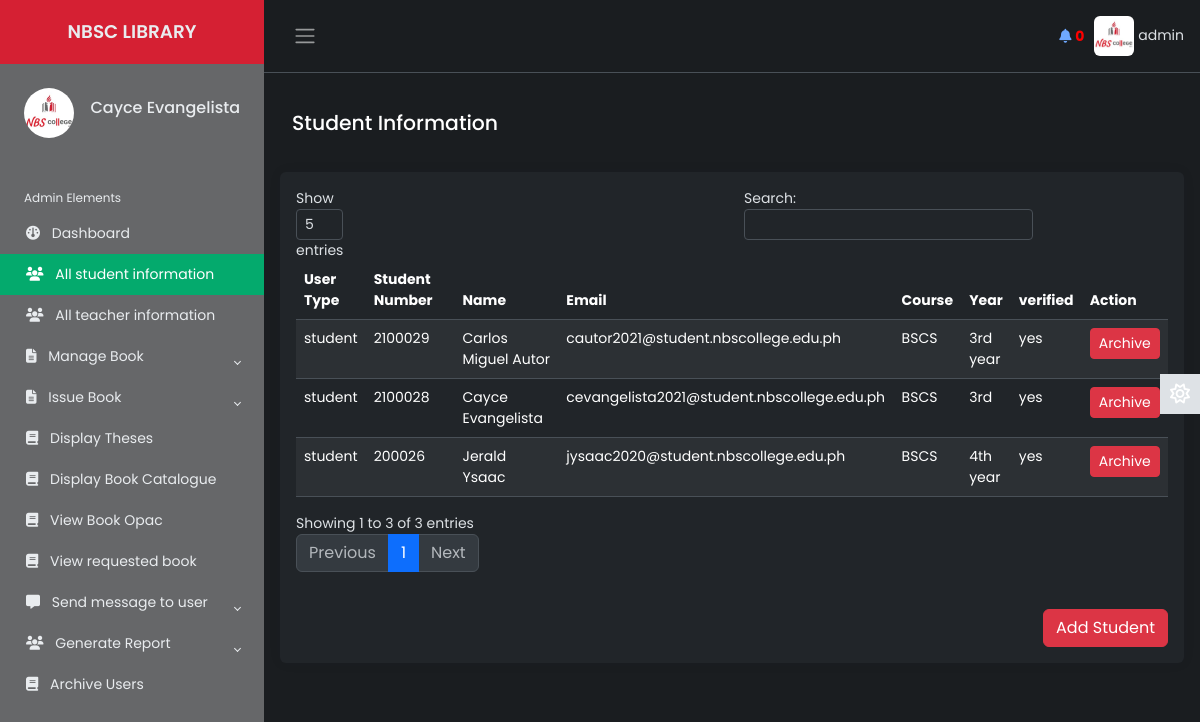
The page /Source/librarian/all-student-info.php (signed in) on the database as committed earlier.
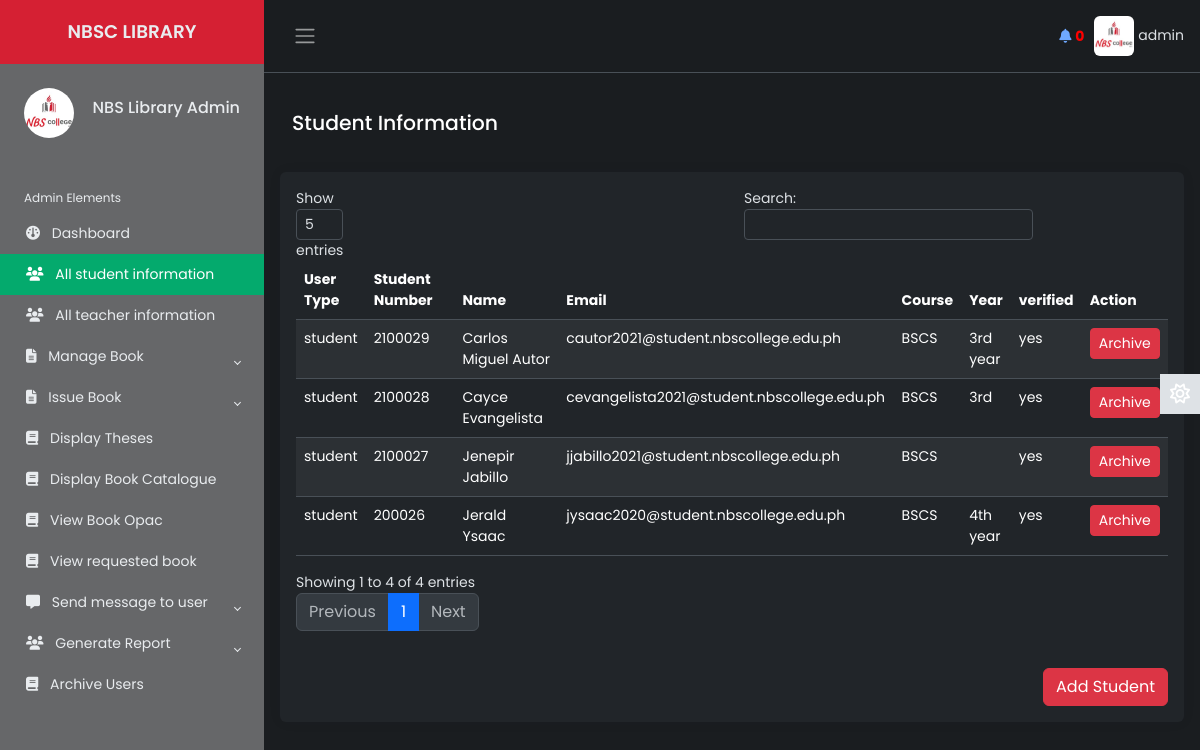
The same page on the database as committed later.
### tables this page shows
CREATE TABLE `lib_registration` (
  `id` int(2) NOT NULL,
  `name` varchar(50) NOT NULL,
  `username` varchar(20) NOT NULL,
  `password` varchar(20) NOT NULL,
  `email` varchar(50) NOT NULL,
  `phone` varchar(20) NOT NULL,
  `address` varchar(100) NOT NULL,
  `photo` varchar(500) NOT NULL,
  `status` varchar(7) NOT NULL
);

CREATE TABLE `student` (
  `student_number` varchar(20) NOT NULL,
  `first_name` varchar(50) NOT NULL,
  `last_name` varchar(50) NOT NULL,
  `middle_name` varchar(50) NOT NULL,
  `email` varchar(50) NOT NULL,
  `course` varchar(10) NOT NULL,
  `year` varchar(20) NOT NULL,
  `semester` varchar(20) NOT NULL,
  `password` varchar(50) NOT NULL,
  `user_type` varchar(7) NOT NULL,
  `photo` varchar(500) NOT NULL,
  `status` varchar(7) NOT NULL,
  `vkey` varchar(255) NOT NULL,
  `verified` varchar(3) NOT NULL
);

### Source/librarian/all-student-info.php (the view, shortened to what the changed rows need)
        <?php
    include 'inc/header.php';
    include 'inc/connection.php';
 ?>
<main class="content px-3 py-2">
            <br>
            <div class="card border-0">
                        <div class="card-body">
                            <table class="table table-hover text-left table-striped" id="dtBasicExample">
                                <thead>
                                    <tr>
                                        <th scope="col">User Type</th>
                                        <th scope="col" class="text-left">Student Number</th>
                                        <th scope="col">Name</th>
                                        <th scope="col">Email</th>
                                        <th scope="col">Course</th>
                                        <th scope="col">Year</th>
                                        <th scope="col">verified</th>
                                        <th scope="col">Action</th>
                                    </tr>
                                </thead>
                                <tbody>
                                           <?php
                                                $res= mysqli_query($link, "select * from student ORDER BY student_number DESC");
                                                while ($row=mysqli_fetch_array($res)) {
                                                    echo "<tr>";
                                                    echo "<td>"; echo $row["user_type"]; echo "</td>";
                                                    echo "<td>"; echo $row["student_number"]; echo "</td>";
                                                    echo "<td>"; echo $row["first_name"]; "<td>"; echo " "; echo $row["last_name"]; echo "</td>";
                                                    echo "<td>"; echo $row["email"]; echo "</td>";
                                                    echo "<td>"; echo $row["course"]; echo "</td>";
                                                    echo "<td>"; echo $row["year"]; echo "</td>";
                                                    echo "<td>"; echo $row["verified"]; echo "</td>";
                                                    echo "<td>";
                                                    ?>
                                                        <button class='btn btn-danger btn-sm' onclick="deleteUserConfirmation('<?php echo $row["student_number"]; ?>', '<?php echo $row["first_name"] . ' ' . $row["last_name"]; ?>')">Archive</button>
                                                    <?php
                                                    echo "</td>";
                                                    echo "</tr>";
                                                }
                                             ?>
                                       </tbody>
                            </table>
                            <br>
                            <div class="text-end">
                                <button type="button" class="btn btn-danger" data-toggle="modal" data-target="#addStudentModal">
                                </button>
                            </div>
                        </div>
                    </div>
 </main>

### Source/librarian/inc/header.php (shortened to what the changed rows need)
<?php
    include 'inc/connection.php';
 ?>
<!DOCTYPE html>
<html lang="en" data-bs-theme="dark">
<head>
    <link href="https://cdn.datatables.net/v/dt/jszip-3.10.1/dt-2.0.3/b-3.0.1/b-html5-3.0.1/b-print-3.0.1/datatables.min.css" rel="stylesheet">
    <link rel="stylesheet" href="inc/css/bootstrap.min.css">
    <link rel="stylesheet" href="inc/css/custom1.css">
    <link rel="stylesheet" href="inc/css/animate.css">
</head>
<body>
    <div class="wrapper">
    <aside id="sidebar" class="js-sidebar">
            <div class="h-100">
                <ul class="sidebar-nav">
                    <li class="sidebar-header">
                        <span>
                        <?php
                            $res = mysqli_query($link, "select * from lib_registration where username='".$_SESSION['username']."'");
                            while ($row = mysqli_fetch_array($res)){
                                ?><img src="<?php echo $row["photo"]; ?> " height="50px" width="50px" alt="something wrong" class="rounded-circle"></a> <?php
                            }
                        ?>
                        </span>
                        <h6 style="float: right; margin-top: 10px;">
							<?php
								$res = mysqli_query($link, "select * from lib_registration where username='".$_SESSION['username']."'");
								while ($row = mysqli_fetch_array($res)){
								$name  =  $row["name"];
								echo $name;
								}
							?>
            			</h6>
                    </li>
                    <br>
                </ul>
            </div>
        </aside>
        <div class="main">
            <nav class="navbar navbar-expand px-3 border-bottom">
                <div class="navbar-collapse navbar">
                        <li class="nav-item dropdown">
								<?php
                                     $res = mysqli_query($link, "select * from lib_registration where username='".$_SESSION['username']."'");
                                     while ($row = mysqli_fetch_array($res)){
                                         ?><a href="#" data-bs-toggle="dropdown" class="nav-icon pe-md-0" style="color: inherit;"><img src="<?php echo $row["photo"]; ?>" alt=""class="avatar img-fluid rounded"> <span><?php echo $_SESSION["username"]; ?></span></a> <?php
                                     }
                                ?>
                        </li>
                </div>
            </nav>
</body>
</html>

Rows that differ between the two databases and show on the page:
changed lib_registration: name "Cayce Evangelista" → "NBS Library Admin"
added student: user_type "student", student_number "2100027", first_name "Jenepir", last_name "Jabillo", email "jjabillo2021@student.nbscollege.edu.ph", course "BSCS", verified "yes"
Other text that changed with them:
text written by a page script: "Show entries Search: Showing 1 to 3 of 3 entries Previous 1 Next" → "Show entries Search: Showing 1 to 4 of 4 entries Previous 1 Next"
